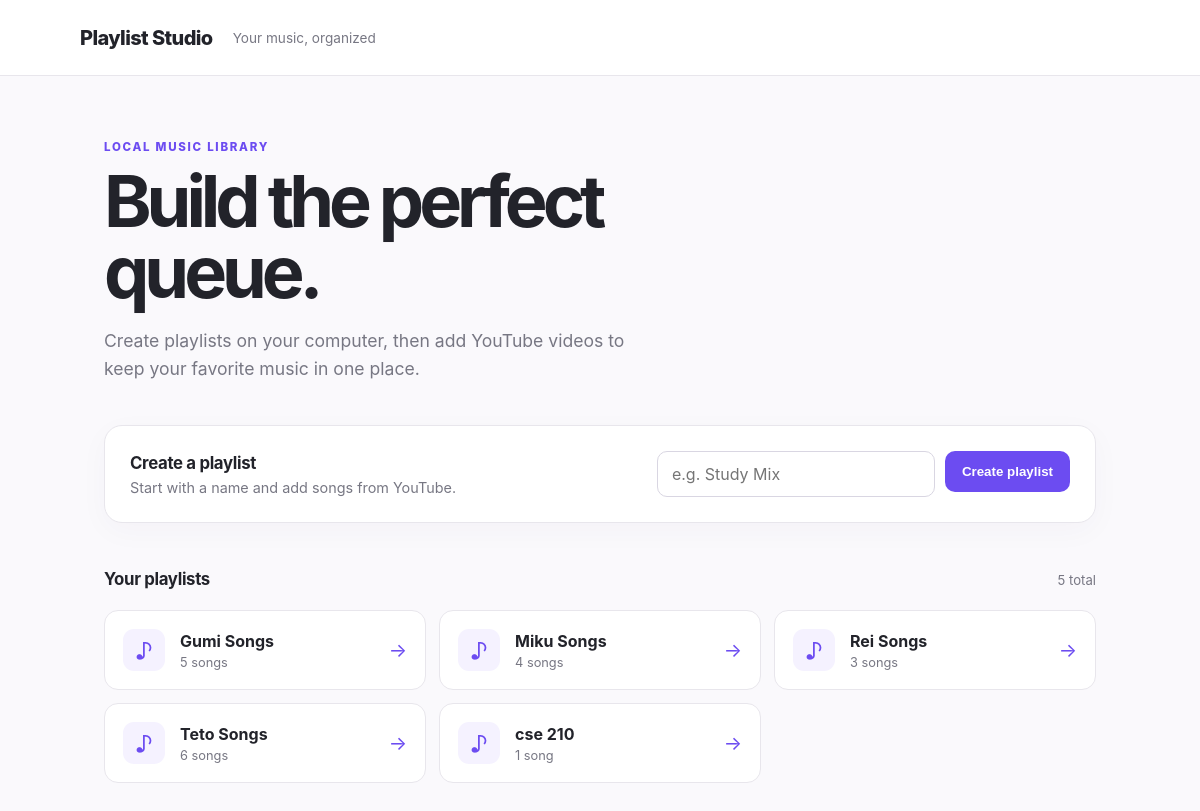
The page / on the database its author committed.
### playlists/models.py (models this page shows, shortened)
class Playlist(models.Model):
    name = models.CharField(max_length=80, unique=True)
    created_at = models.DateTimeField(auto_now_add=True)
    class Meta:
        ordering = ['name']

### playlists/views.py (the view)
# urls.py: 2. Add a URL to urlpatterns:  path('', views.home, name='home')
def home(request):
    return render(request, 'playlists/home.html', {
        'playlists': Playlist.objects.all(),
        'playlist_form': PlaylistForm(),
    })

### playlists/forms.py
class PlaylistForm(forms.ModelForm):
    class Meta:
        model = Playlist
        fields = ['name']
        widgets = {'name': forms.TextInput(attrs={'placeholder': 'e.g. Study Mix'})}

### templates/playlists/home.html (shortened to what this page needs)
{% extends 'base.html' %}
{% block content %}
<section class="hero">
  <p class="eyebrow">LOCAL MUSIC LIBRARY</p>
  <h1>Build the perfect queue.</h1>
  <p class="intro">Create playlists on your computer, then add YouTube videos to keep your favorite music in one place.</p>
</section>
<section class="panel create-panel">
  <div>
    <h2>Create a playlist</h2>
    <p>Start with a name and add songs from YouTube.</p>
  </div>
  <form method="post" action="{% url 'playlists:create_playlist' %}" class="inline-form">
    {{ playlist_form.name }}
    <button class="button" type="submit">Create playlist</button>
  </form>
</section>
<section>
  <div class="section-heading"><h2>Your playlists</h2><span>{{ playlists|length }} total</span></div>
  {% if playlists %}
    <div class="playlist-grid">
      {% for playlist in playlists %}
        <a class="playlist-card" href="{% url 'playlists:detail' playlist.id %}">
          <span class="card-icon">♪</span>
          <span><strong>{{ playlist.name }}</strong><small>{{ playlist.playlist_songs.count }} song{{ playlist.playlist_songs.count|pluralize }}</small></span>
          <span class="arrow">→</span>
        </a>
      {% endfor %}
    </div>
  {% else %}
    <div class="empty-state"><span class="empty-icon">♫</span><p>No playlists yet. Create your first one above.</p></div>
  {% endif %}
</section>
{% endblock %}

### templates/base.html (shortened to what this page needs)
{% load static %}
<!doctype html>
<html lang="en">
<head>
  <link rel="stylesheet" href="{% static 'playlists/styles.css' %}?v=2">
  <link rel="stylesheet" href="{% static 'playlists/search.css' %}?v=2">
</head>
<body>
  <header class="site-header">
    <a class="brand" href="{% url 'playlists:home' %}">Playlist Studio</a>
    <span class="tagline">Your music, organized</span>
  </header>
  <main class="page-shell">
    {% block content %}{% endblock %}
  </main>
</body>
</html>

### playlists/static/playlists/styles.css (style rules this page uses)
:root { --ink:#22232a; --muted:#777783; --line:#e8e6ec; --accent:#6c4cf1; --soft:#f5f2ff; --paper:#fff; }
* { box-sizing:border-box; }
body { margin:0; color:var(--ink); background:#faf9fc; font-family:Inter,ui-sans-serif,system-ui,-apple-system,BlinkMacSystemFont,"Segoe UI",sans-serif; }
.site-header { height:76px; padding:0 max(24px,calc((100% - 1040px)/2)); display:flex; align-items:center; gap:20px; background:var(--paper); border-bottom:1px solid var(--line); }
.brand { color:var(--ink); text-decoration:none; font-weight:800; letter-spacing:-.03em; font-size:1.25rem; }
.tagline { color:var(--muted); font-size:.85rem; }
.page-shell { max-width:1040px; margin:0 auto; padding:64px 24px 100px; }
.hero { max-width:650px; margin-bottom:42px; }
.eyebrow { color:var(--accent); font-size:.72rem; font-weight:800; letter-spacing:.15em; margin:0 0 12px; }
.hero h1,.detail-header h1 { font-size:clamp(2.5rem,6vw,4.7rem); line-height:.98; letter-spacing:-.07em; margin:0 0 20px; }
.intro { color:var(--muted); font-size:1.1rem; line-height:1.6; max-width:560px; }
.panel { background:var(--paper); border:1px solid var(--line); border-radius:18px; padding:25px; margin-bottom:46px; box-shadow:0 8px 30px #33215d08; }
.create-panel,.add-panel { display:flex; justify-content:space-between; align-items:center; gap:25px; }
.panel h2,.section-heading h2 { margin:0 0 6px; font-size:1.05rem; letter-spacing:-.02em; }
.panel p,.muted { margin:0; color:var(--muted); font-size:.9rem; }
.inline-form { display:flex; gap:10px; align-items:flex-start; flex-wrap:wrap; }
input { min-width:230px; border:1px solid #d9d6e2; border-radius:10px; padding:12px 14px; font:inherit; color:var(--ink); outline:none; }
.button { border:0; border-radius:10px; padding:13px 17px; color:white; background:var(--accent); font-weight:750; cursor:pointer; }
.section-heading { display:flex; justify-content:space-between; align-items:baseline; margin:0 0 15px; }
.section-heading span { color:var(--muted); font-size:.82rem; }
.playlist-grid { display:grid; grid-template-columns:repeat(auto-fill,minmax(260px,1fr)); gap:13px; }
.playlist-card { display:flex; align-items:center; gap:15px; padding:18px; color:inherit; text-decoration:none; background:var(--paper); border:1px solid var(--line); border-radius:14px; transition:.2s; }
.card-icon { display:grid; place-items:center; width:42px; height:42px; border-radius:11px; color:var(--accent); background:var(--soft); font-size:1.4rem; }
.playlist-card strong,.playlist-card small { display:block; }
.playlist-card small,.song-info small { color:var(--muted); margin-top:4px; font-size:.8rem; }
.arrow { margin-left:auto; color:var(--accent); font-size:1.2rem; }

### rows shown on the page
Playlist: name "Gumi Songs", playlist_songs.count "5"
Playlist: name "Miku Songs", playlist_songs.count "4"
Playlist: name "Rei Songs", playlist_songs.count "3"
Playlist: name "Teto Songs", playlist_songs.count "6"
Playlist: name "cse 210", playlist_songs.count "1"

### other values the page prints
{{ playlists|length }} "5"
